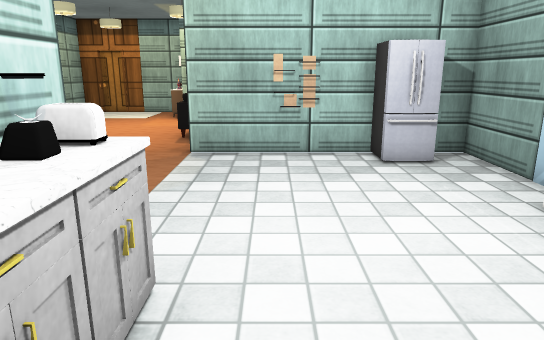
view 1 (above)

17 first-person views from a walk through a Unity game level. The camera is 1.3 m above the floor, tilts 14° down and sees 70° across. The floor is counted in squares, 0.5 m on a side. Each view is taken from the middle of a square. On the plan, view 1 faces up. The plan holds only what a view shows up to about 20 squares ahead; the rest is blank. The place goes on beyond the plan. The player is left out. Some surface patterns are stand-ins.

view 2
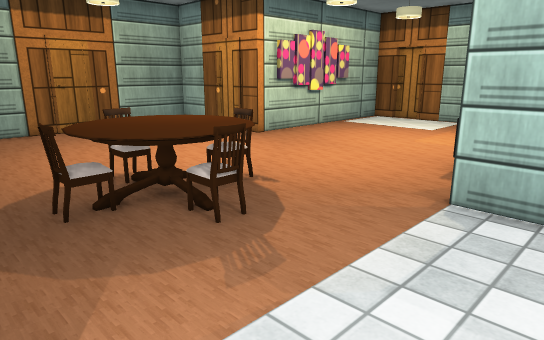

view 3
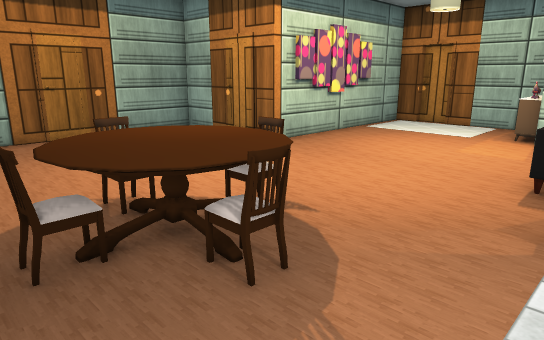

view 4
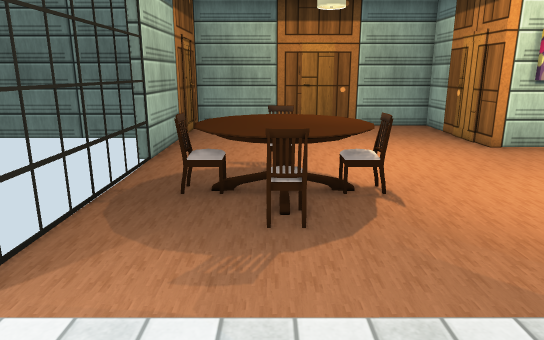

view 5
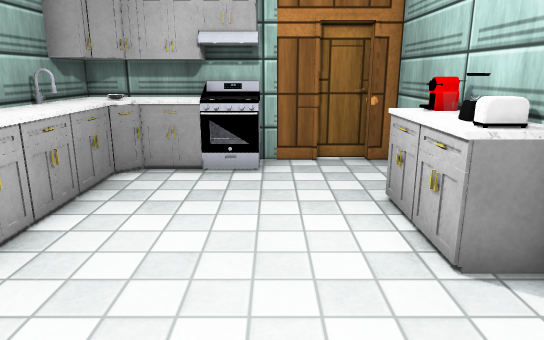

view 6
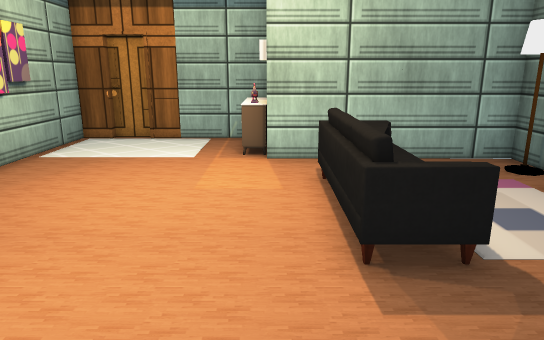

view 7
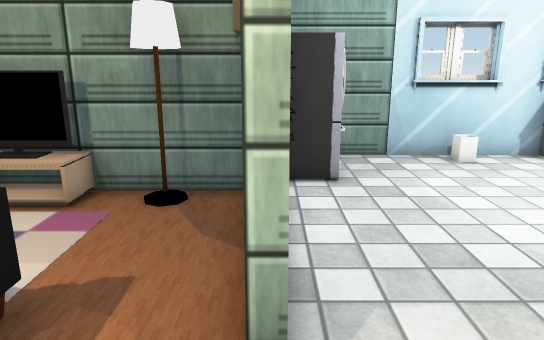

view 8
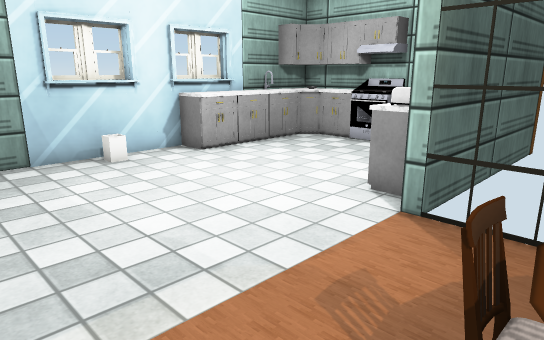

view 9
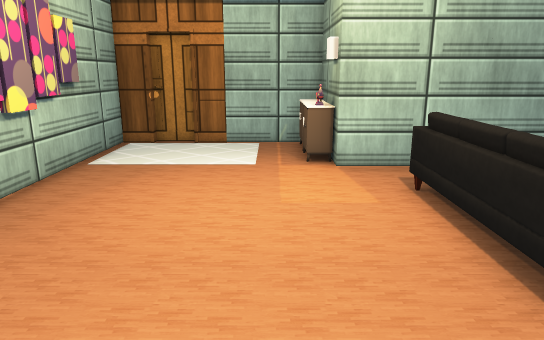

view 10
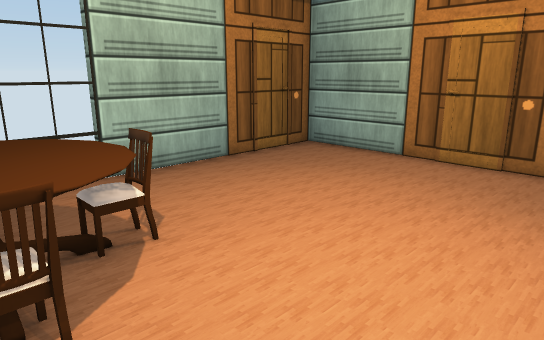

view 11
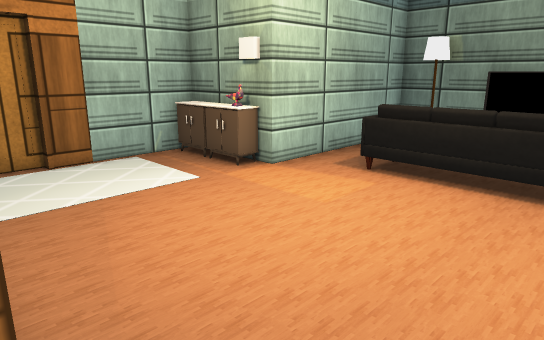

view 12
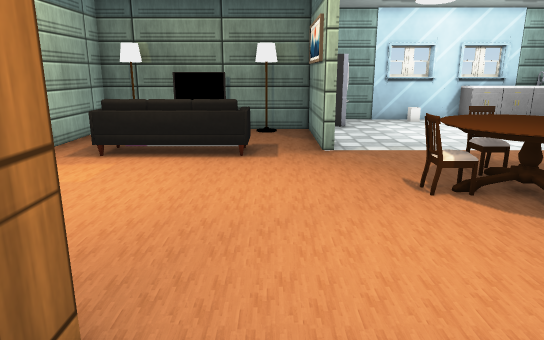

view 13
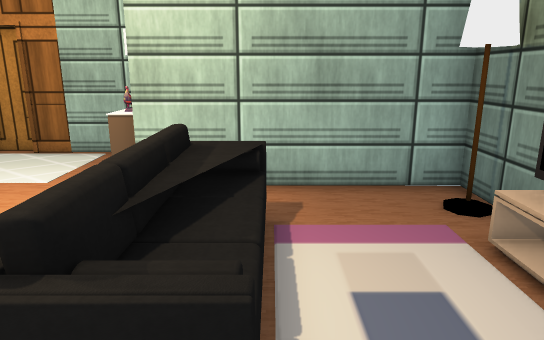

view 14
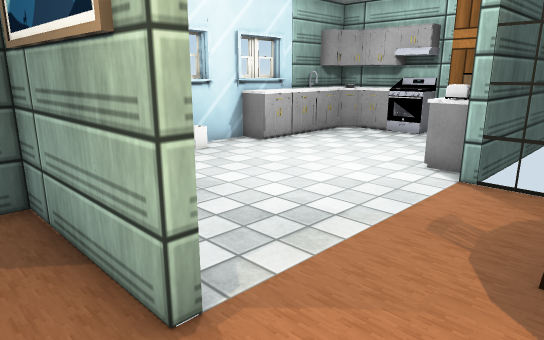

view 15
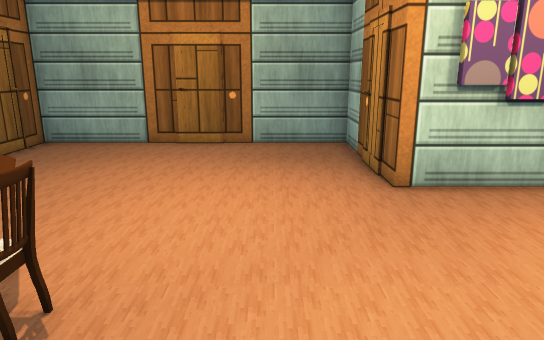

view 16
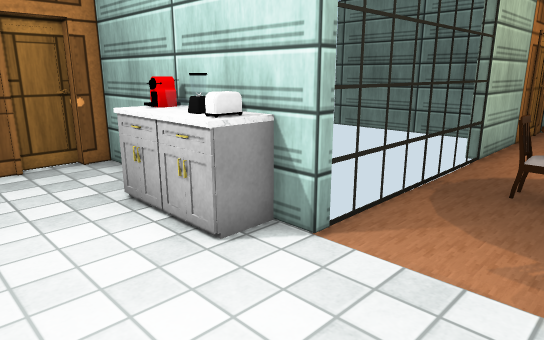

view 17
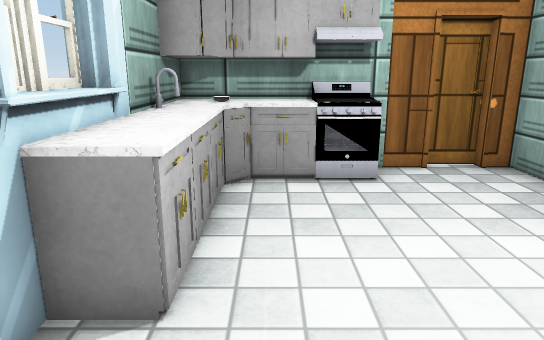

### Floor plan
Ten units are one square. View 1 is at (0, 0); x grows to the right and y downward. Boxes are objects, and circles mark ways between rooms. Rooms are numbered by the first view taken in them; rooms with no view inside come last. Other rooms are left out.
<svg viewBox="-193 -277 266 314">
<path fill="none" stroke="#000" d="M-4 -129 -28 -129 -28 -132 -5 -132M14 -132 25 -132 25 -228 -51 -228 -51 -268 -100 -268M34 -129 14 -129M62 -59 62 -86M68 -60 68 -84M-5 27 39 27M-100 -272 -115 -272M-19 32 -4 32M-115 -268 -127 -268 -127 -169 -188 -169 -188 -53 -28 -53 -28 27 -19 27M62 -19 62 -46M68 -20 68 -41M29 19 45 19M59 0 63 -2M51 8 65 8M29 28 29 14M54 15 56 12M64 10 64 -129M-71 -115 -79 -115M-75 -116 -80 -115M-53 -95 -53 -89 -53 -96M-51 -90 -51 -95M-97 -96 -97 -89M-74 -70 -80 -70 -74 -70M-27 -43 -14 -43 -14 -10M29 14 48 14M45 14 51 8 51 -43 65 -43M39 27 64 27 64 10"/>
<rect x="-95" y="-115" width="40" height="50" fill="#bbb"><title>table</title></rect>
<rect x="-65" y="-245" width="10" height="20" fill="#bbb"><title>cabinet</title></rect>
<rect x="-65" y="-265" width="10" height="20" fill="#bbb"><title>cabinet</title></rect>
<rect x="-45" y="-165" width="30" height="10" fill="#bbb"><title>sofa</title></rect>
<rect x="-45" y="-185" width="10" height="10" fill="#bbb"><title>other object</title></rect>
<rect x="-25" y="-35" width="10" height="10" fill="#bbb"><title>other object</title></rect>
<rect x="-25" y="-45" width="10" height="10" fill="#bbb"><title>toaster</title></rect>
<rect x="-25" y="-205" width="10" height="10" fill="#bbb"><title>rug</title></rect>
<rect x="-5" y="-135" width="10" height="10" fill="#bbb"><title>painting</title></rect>
<rect x="5" y="5" width="30" height="20" fill="#bbb"><title>stove</title></rect>
<rect x="5" y="-135" width="10" height="10" fill="#bbb"><title>rack</title></rect>
<rect x="5" y="-165" width="20" height="20" fill="#bbb"><title>pole</title></rect>
<rect x="5" y="-225" width="20" height="20" fill="#bbb"><title>pole</title></rect>
<rect x="15" y="-195" width="10" height="20" fill="#bbb"><title>other object</title></rect>
<rect x="25" y="-125" width="30" height="20" fill="#bbb"><title>fridge</title></rect>
<text x="-60" y="-120">1</text>
<text x="50" y="20">2</text>
</svg>

Where each view was taken, in squares from view 1:
view 1: 0 up, 0 right, facing up
view 2: 5 up, 0 right, facing up-left
view 3: 6 up, 2 left, facing up-left
view 4: 9 up, 1 right, facing left
view 5: 9 up, 1 right, facing down
view 6: 11 up, 5 left, facing up
view 7: 13 up, 6 left, facing right
view 8: 12 up, 6 left, facing down-right
view 9: 12 up, 7 left, facing up
view 10: 15 up, 7 left, facing down-left
view 11: 15 up, 13 left, facing up-right
view 12: 15 up, 16 left, facing right
view 13: 14 up, 2 left, facing up
view 14: 15 up, 6 left, facing down-right
view 15: 14 up, 4 left, facing left
view 16: 9 up, 2 right, facing down-left
view 17: 8 up, 4 right, facing down
